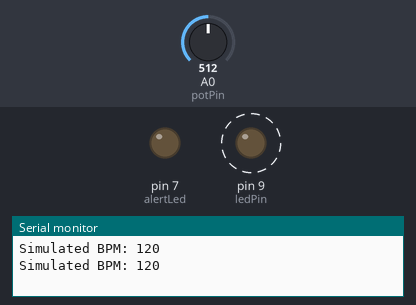
The sketch below on a simulated Arduino Uno, built with avr-gcc and run on an emulated ATmega328P. On the bench: output pins drawn as LEDs (lit = HIGH), the last lines printed to the serial monitor. Dashed ring = blinking. Inputs (shaded band) come from the test bench; at power-on: A0 (potPin) = 512.

Above: at 1.8 s.
1.9 s: A0 (potPin) set to 532
At 3.5 s:
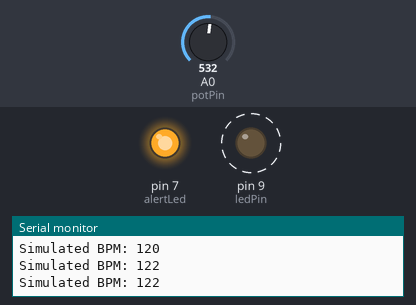
5.4 s: A0 (potPin) set to 511
At 7.7 s:
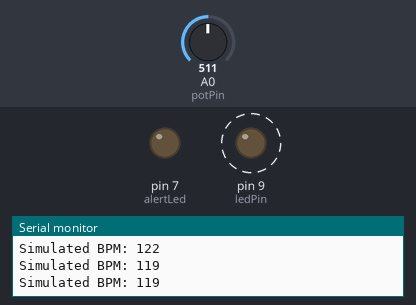
9.4 s: A0 (potPin) set to 716
At 11.6 s:
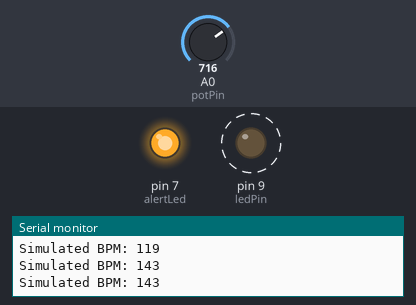
Timing chart, 0 to 19.3 s (numbered marks = the images above; inputs shaded):
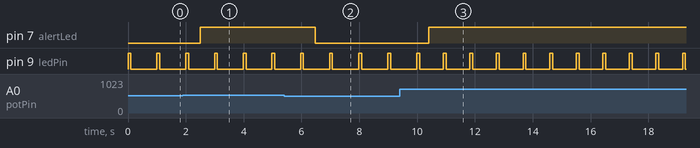

Measured:
- the behaviour switches between 520 and 521 on A0 (potPin) (found by bisection; images 0 and 1)
- after the input at 1.9 s, pin 7 (alertLed): LOW → HIGH after 0.59 s
- after the input at 5.4 s, pin 7 (alertLed): HIGH → LOW after 1.1 s
- after the input at 9.4 s, pin 7 (alertLed): LOW → HIGH after 1.0 s
- by itself, pin 9 (ledPin): alternates HIGH for 0.10 s and LOW for 0.82 s

The sketch:

heartbeat_monitor_simulator.ino
```cpp
/*
  Simulated Heartbeat Monitor using Arduino
  Components: Potentiometer (to simulate pulse), LEDs
*/

const int potPin = A0;      // Potentiometer input
const int ledPin = 9;       // LED to simulate heartbeat blink
const int alertLed = 7;


int bpm = 0;                // Beats per minute
int threshold = 120;        // BPM threshold for alert
unsigned long lastBeatTime = 0;

void setup() {
  pinMode(ledPin, OUTPUT);
 pinMode(alertLed, OUTPUT);
  Serial.begin(9600);
}

void loop() {
  int potValue = analogRead(potPin);  // Read potentiometer
  bpm = map(potValue, 0, 1023, 60, 180); // Simulate BPM between 60-180

  Serial.print("Simulated BPM: ");
  Serial.println(bpm);

  blinkHeartbeat(bpm);
  checkAlert(bpm);

  delay(500);  // Small delay for readability and stability
}

void blinkHeartbeat(int bpm) {
  // Calculate delay between beats in ms
  int beatInterval = 60000 / bpm;

  digitalWrite(ledPin, HIGH);
  delay(100); // LED on for 100ms
  digitalWrite(ledPin, LOW);
  delay(beatInterval - 100);
}

void checkAlert(int bpm) {
  if (bpm > threshold) {
    digitalWrite(alertLed, HIGH);
  } else {
    digitalWrite(alertLed, LOW);
  }
}
```
